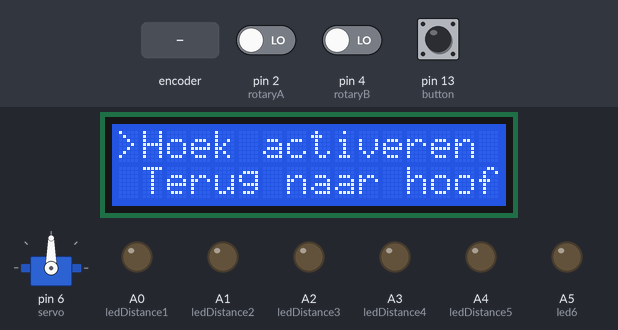
Simulated run of this sketch. Board: Arduino Uno, built with avr-gcc and run on an emulated ATmega328P. On the bench: servo, 16×2 character LCD, output pins drawn as LEDs (lit = HIGH). Inputs (shaded band) come from the test bench; at power-on: pin 13 (button) LOW, pin 2 (rotaryA) LOW, pin 4 (rotaryB) LOW.

Above: at 1.2 s.
1.3 s: rotary encoder on pin 2 (rotaryA) / pin 4 (rotaryB) turned 3 steps (first pin leading)
At 2.7 s:
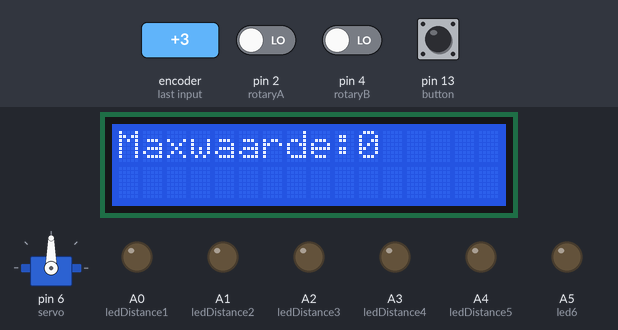
4.9 s: pin 13 (button) pulled HIGH for 3.2 s
At 8.9 s:
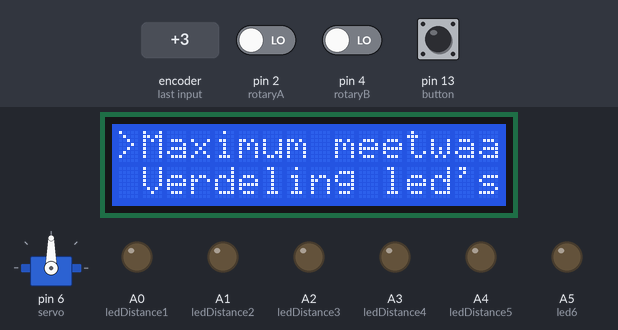
11.1 s: rotary encoder on pin 2 (rotaryA) / pin 4 (rotaryB) turned 3 steps (first pin leading)
At 12.9 s:
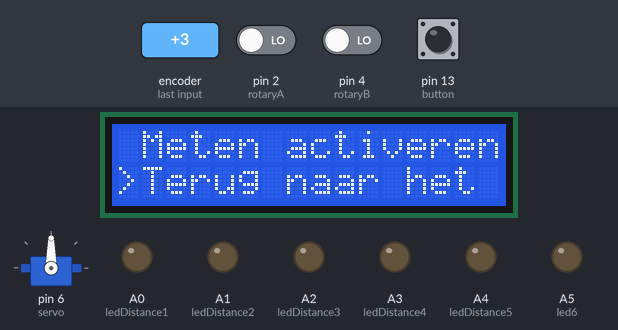
13.2 s: pin 13 (button) pulled HIGH for 0.15 s
At 14.6 s:
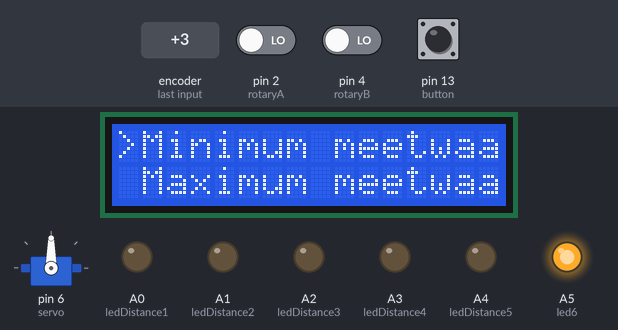
16.3 s: pin 13 (button) pulled HIGH for 0.15 s
At 16.46 s:
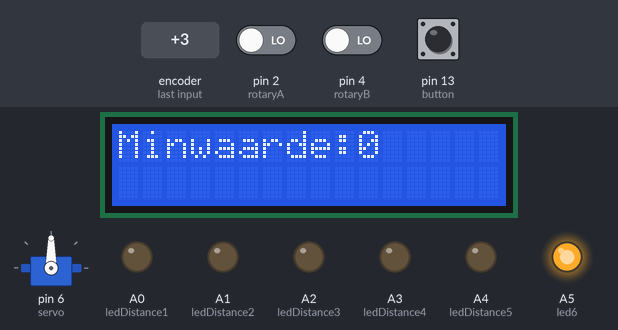
19.4 s: rotary encoder on pin 2 (rotaryA) / pin 4 (rotaryB) turned 2 steps (second pin leading)
At 20.7 s:
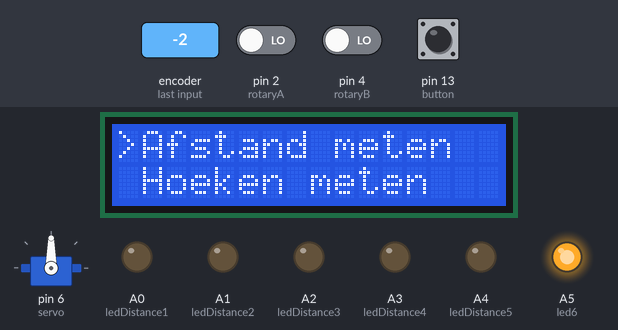
Timing chart, 0 to 22.4 s (numbered marks = the images above; inputs shaded):
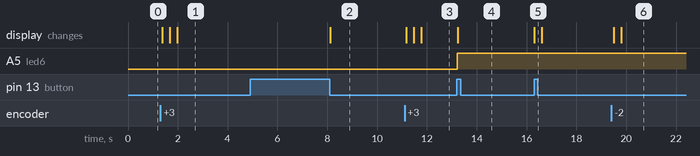

The sketch:

project.ino
```cpp
#include <NewPing.h>
#include <Servo.h>
#include <LiquidCrystal.h>


int rotaryA = 2;
int sensorTrig = 3;
int rotaryB = 4;
int sensorEcho = 5;
int servo = 6;
int lcdPin14 = 7;
int lcdPin13 = 8;
int lcdPin12 = 9;
int lcdPin11 = 10;
int lcdPin6 = 11;
int lcdPin4 = 12;
int button = 13;
int ledDistance1 = A0;
int ledDistance2 = A1;
int ledDistance3 = A2;
int ledDistance4 = A3;
int ledDistance5 = A4;
int led6 = A5;
int count = 0;          //Preset count op 0
volatile int c = LOW;            //Preset de status van pin A op LOW
int cLastMin = 0;
int cLastMax = 0;
volatile int d = LOW;            //Preset de status van pin B op LOW
int menu = 8;
bool B = LOW;
int valueLed1;
int valueLed2;
int valueLed3;
int valueLed4;
int valueLed5;
volatile bool rotaryChange = LOW;
bool meting = LOW;
int hoek = 90;
const int rs = 12, en = 11, d4 = 10, d5 = 9, d6 = 8, d7 = 7;

LiquidCrystal lcd(rs, en, d4, d5, d6, d7);
NewPing sonar(sensorTrig, sensorEcho);      //Creëert een object genaamt sonar met "sensorTrig" als trigger output met "sensorEcho" als echo input
Servo myServo;                              //De servo noemt nu "myServo"

void setup() {
  //pinMode
  pinMode(rotaryA, INPUT);
  pinMode(sensorEcho, INPUT);
  pinMode(rotaryB , INPUT);
  pinMode(sensorTrig , OUTPUT);
  pinMode(servo , OUTPUT);
  pinMode(button , INPUT);
  pinMode(ledDistance1 , OUTPUT);
  pinMode(ledDistance2 , OUTPUT);
  pinMode(ledDistance3 , OUTPUT);
  pinMode(ledDistance4 , OUTPUT);
  pinMode(ledDistance5 , OUTPUT);
  pinMode(led6 , OUTPUT);

  myServo.attach(6);      //De servo is verbonden met pin 6

  lcd.begin(16, 2);               // set up the LCD's number of columns and rows:

  attachInterrupt(digitalPinToInterrupt(rotaryA), richting, RISING);
}

void richting() {
  B = digitalRead(rotaryB);
  rotaryChange = HIGH;
}

void loop() {
  //Menu structuur:
  lcd.clear();                  //maakt het lcd-scherm leeg
  lcd.setCursor(0, 0);          //set de cursor

  c = digitalRead(rotaryA);
  d = digitalRead(rotaryB);

  if (rotaryChange == HIGH) {       //als er aan de rotary gedraaid wordt zal deze code uitgevoerd worden
    if (B == HIGH) {                //als pin B 1 is, is het tegen de klok in
      if (meting == HIGH) {         //door de waarde meting kan er een verschil worden gemaakt tussen het scrollen in het menu en tussen het aanpassen van een waarde
        count --;                   //hiermee zal een waarde worden aangepast
      }
      else {
        menu --;                    //hiermee zal het menu veranderen
      }
    }
    else if (B == LOW) {            //als pin B 0 is, is het klokgewijs
      if (meting == HIGH) {
        count++;
      }
      else {
        menu ++;
      }
    }
    rotaryChange = LOW;             //rotaryChange wordt 'LOW' gezet omdat deze code anders constant wordt uitgevoerd
  }


  switch (menu) {
    case 0:
      lcd.clear();
      lcd.setCursor(0, 0);
      lcd.print(">Afstand meten");      // print a message to the LCD.
      lcd.setCursor(0, 1);              // set the cursor to column 0, line 1
      lcd.print(" Hoeken meten");
      if (digitalRead(button)) {
        menu = 2;
        digitalWrite(led6, HIGH);
      }
      break;

    case 1:
      lcd.clear();
      lcd.setCursor(0, 0);
      lcd.print(" Afstand meten");     // print a message to the LCD.
      lcd.setCursor(0, 1);            // set the cursor to column 0, line 1
      lcd.print(">Hoeken meten");
      if (digitalRead(button)) {
        menu = 7;
        digitalWrite(led6, LOW);
      }
      break;

    case 2:
      lcd.clear();
      lcd.setCursor(0, 0);
      lcd.print(">Minimum meetwaarde instellen");
      lcd.setCursor(0, 1);
      lcd.print(" Maximum meetwaarde instellen");
      if (digitalRead(button)) {
        menu = 10;
        meting = HIGH;
      }
      break;

    case 3:
      lcd.clear();
      lcd.setCursor(0, 0);
      lcd.print(">Maximum meetwaarde instellen");
      lcd.setCursor(0, 1);
      lcd.print(" Verdeling led's");
      if (digitalRead(button)) {
        menu = 11;
        meting = HIGH;
      }
      break;

    case 4:
      lcd.clear();
      lcd.setCursor(0, 0);
      lcd.print(">Verdeling led's");
      lcd.setCursor(0, 1);
      lcd.print(" Meten activeren");
      if (digitalRead(button)) {
        menu = 12;
      }
      break;

    case 5:
      lcd.print(">Meten activeren");
      lcd.setCursor(0, 1);
      lcd.print(" Terug naar het hoofdmenu");
      if (digitalRead(button)) {
        menu = 13;
      }
      break;

    case 6:
      lcd.clear();
      lcd.setCursor(0, 0);
      lcd.print(" Meten activeren");
      lcd.setCursor(0, 1);
      lcd.print(">Terug naar het hoofdmenu");
      if (digitalRead(button)) {
        menu = 0;
        digitalWrite(led6, LOW);
      }
      break;

    case 7:
      lcd.clear();
      lcd.setCursor(0, 0);
      lcd.print(">Instellen hoek");
      lcd.setCursor(0, 1);
      lcd.print(" Hoek activeren");
      if (digitalRead(button)) {
        menu = 14;
        meting = HIGH;
      }
      break;

    case 8:
      lcd.clear();
      lcd.setCursor(0, 0);
      lcd.print(">Hoek activeren");
      lcd.setCursor(0, 1);
      lcd.print(" Terug naar hoofdmenu");
      if (digitalRead(button)) {
        menu = 15;
      }
      break;

    case 9:
      lcd.clear();
      lcd.setCursor(0, 0);
      lcd.print(" Hoek activeren");
      lcd.setCursor(0, 1);
      lcd.print(">Terug naar hoofdmenu");
      if (digitalRead(button)) {
        menu = 0;
      }
      break;

    case 10:
      lcd.clear();
      lcd.setCursor(0, 0);
      lcd.print("Minwaarde:");
      cLastMin = cLastMin + count;
      lcd.print(cLastMin);
      if (digitalRead(button)) {
        meting = LOW;
        menu = 2;
      }
      break;

    case 11:
      lcd.clear();
      lcd.setCursor(0, 0);
      lcd.print("Maxwaarde:");
      cLastMax = cLastMax + count;
      lcd.print(cLastMax);

      int verschilMinMax = cLastMax - cLastMin;
      int valuePerLed = verschilMinMax / 5;
      valueLed1 = cLastMin;
      valueLed2 = valueLed1 + valuePerLed;
      valueLed3 = valueLed2 + valuePerLed;
      valueLed4 = valueLed3 + valuePerLed;
      valueLed5 = valueLed4 + valuePerLed;

      if (digitalRead(button)) {
        if (cLastMax < cLastMin) {
          meting = LOW;
          lcd.clear();
          lcd.setCursor(0, 0);
          lcd.print("ERROR! Min is");
          lcd.setCursor(0, 1);
          lcd.print("groter dan Max");
          delay(5000);
          menu = 3;
        }
        else {
        meting = LOW;
        menu = 3;
        }
      }
      break;

    case 12:
      lcd.clear();
      lcd.setCursor(0, 0);
      lcd.print("L1:");
      lcd.print(valueLed1);

      lcd.print(" L2:");
      lcd.print(valueLed2);

      lcd.print(" L3:");
      lcd.print(valueLed3);

      lcd.setCursor(0, 1);
      lcd.print("L4:");
      lcd.print(valueLed4);

      lcd.print(" L5:");
      lcd.print(valueLed5);

      if (digitalRead(button)) {
        menu = 4;
      }
      break;

    case 13:
      int cm = sonar.ping_cm();
      lcd.clear();
      lcd.setCursor(0, 0);
      lcd.print("Afstand:");
      lcd.print(cm);
      delayMicroseconds(5);

      if (cm > valueLed1 && cm < valueLed2) {
        digitalWrite(ledDistance1, HIGH);
        digitalWrite(ledDistance2, LOW);
        digitalWrite(ledDistance3, LOW);
        digitalWrite(ledDistance4, LOW);
        digitalWrite(ledDistance5, LOW);
      }
      else if (cm > valueLed2 && cm < valueLed3) {
        digitalWrite(ledDistance1, HIGH);
        digitalWrite(ledDistance2, HIGH);
        digitalWrite(ledDistance3, LOW);
        digitalWrite(ledDistance4, LOW);
        digitalWrite(ledDistance5, LOW);
      }
      else if (cm > valueLed3 && cm < valueLed4) {
        digitalWrite(ledDistance1, HIGH);
        digitalWrite(ledDistance2, HIGH);
        digitalWrite(ledDistance3, HIGH);
        digitalWrite(ledDistance4, LOW);
        digitalWrite(ledDistance5, LOW);
      }
      else if (cm > valueLed4 && cm < valueLed5) {
        digitalWrite(ledDistance1, HIGH);
        digitalWrite(ledDistance2, HIGH);
        digitalWrite(ledDistance3, HIGH);
        digitalWrite(ledDistance4, HIGH);
        digitalWrite(ledDistance5, LOW);;
      }
      else if (cm > valueLed5) {
        digitalWrite(ledDistance1, HIGH);
        digitalWrite(ledDistance2, HIGH);
        digitalWrite(ledDistance3, HIGH);
        digitalWrite(ledDistance4, HIGH);
        digitalWrite(ledDistance5, HIGH);
      }

      if (digitalRead(button)) {
        menu = 5;
      }
      break;

    case 14:
      lcd.clear();
      lcd.setCursor(0, 0);
      lcd.print("Hoek:");
      hoek = hoek + count;
      lcd.print(hoek);
      if (digitalRead(button)) {
        meting = LOW;
        menu = 7;
      }
      break;

    case 15:
      myServo.write(hoek);                  //Servo gaat naar de ingestelde hoek
      delay(15);                          //Geeft de servo tijd om te reageren
      if (digitalRead(button)) {
        menu = 8;
      }
  }
}
```

Measured:
- after the input at 1.3 s, the display: first changes after 0.07 s (image 1 shows a later state)
- after the input at 4.9 s, the display: changes after 3.2 s (image 2)
- after the input at 11.1 s, the display: first changes after 0.06 s (image 3 shows a later state)
- after the input at 13.2 s, A5 (led6): LOW → HIGH at once; the display: changes at once (image 4)
- after the input at 16.3 s, the display: changes at once (image 5)
- after the input at 19.4 s, the display: first changes after 0.10 s (image 6 shows a later state)
